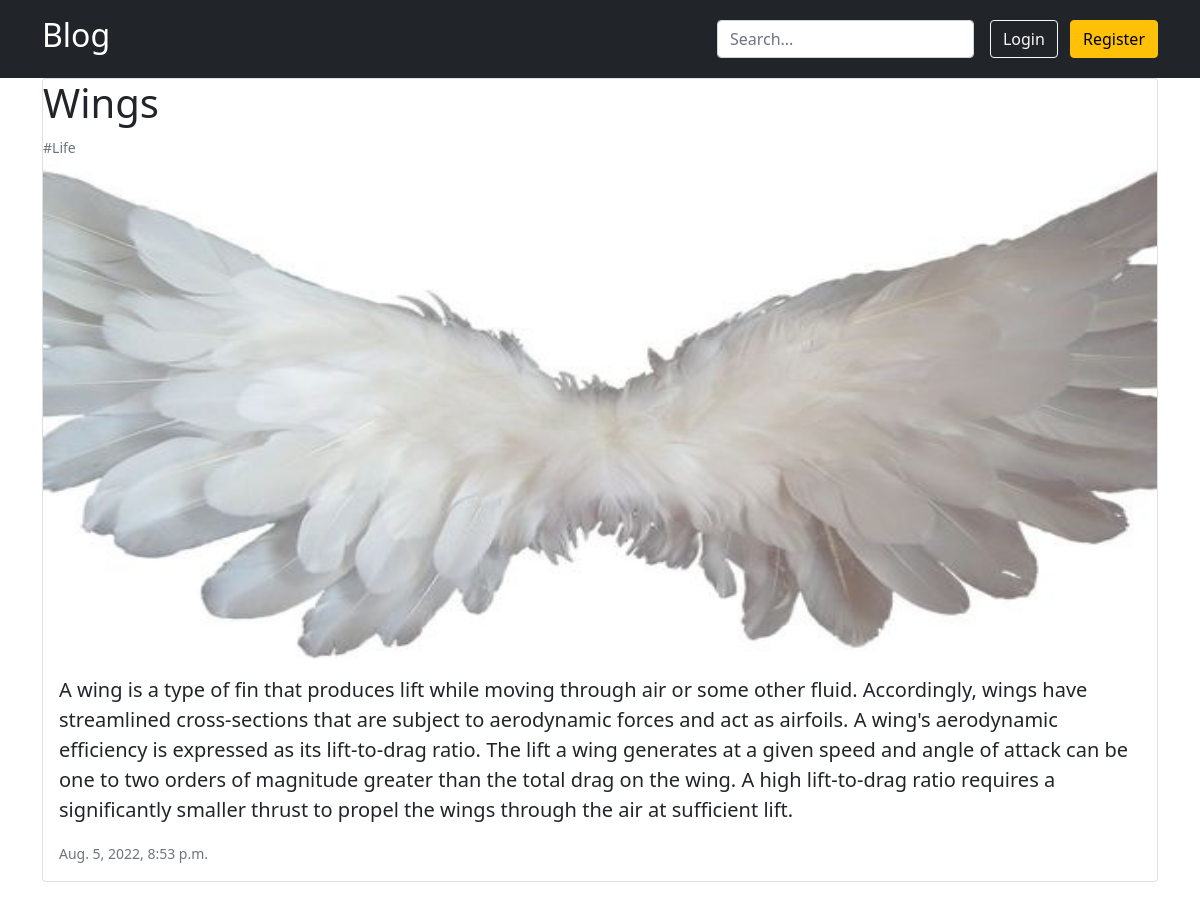
Page /post/wings/ on the earlier database version.
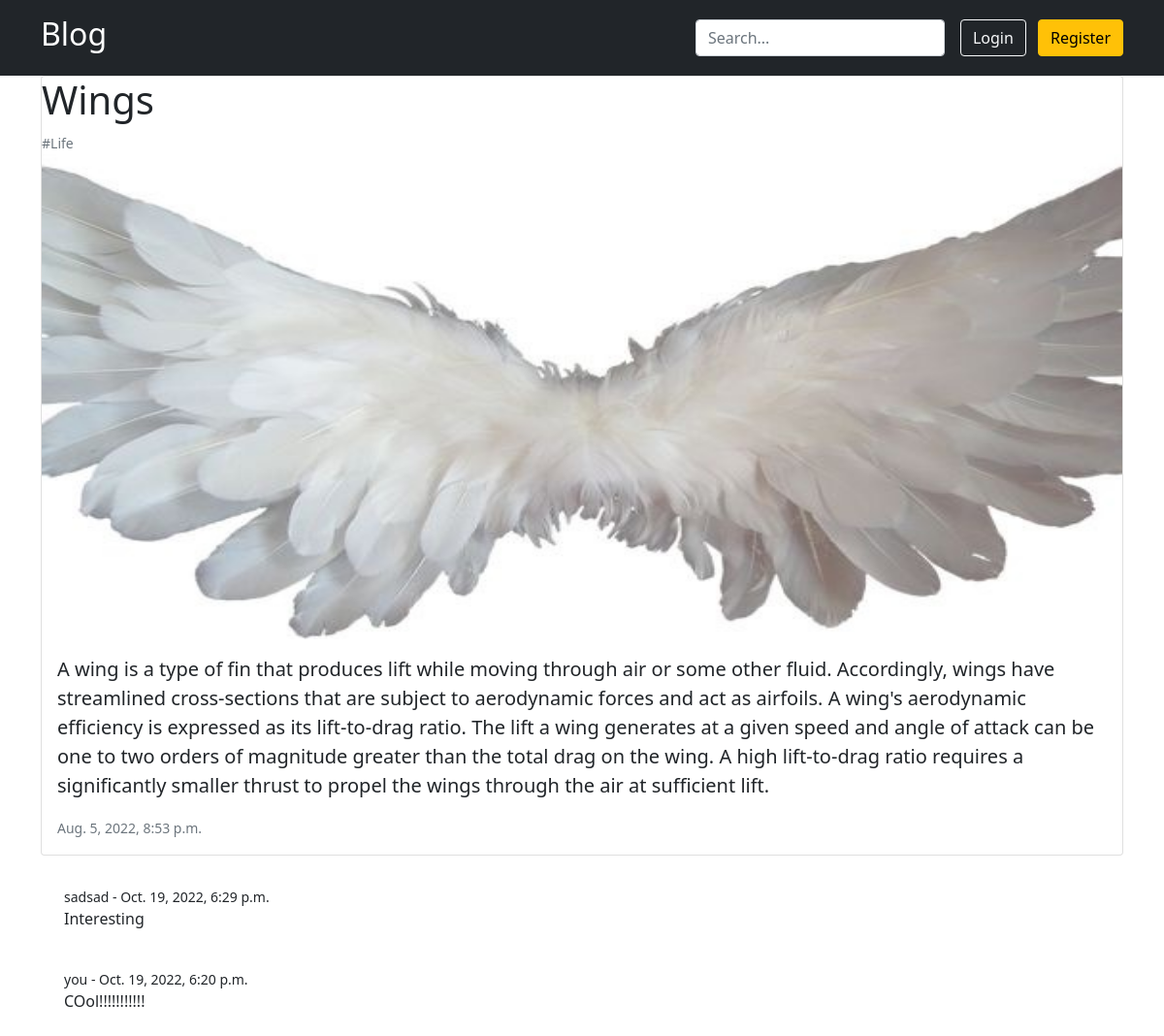
Same page on the later database version.
### post/models.py (models this page shows, shortened)
class Category(models.Model):
    name = models.CharField(max_length=50, db_index=True)
    slug = models.SlugField(unique=True, db_index=True, verbose_name="Url")
    def get_absolute_url(self):
        return reverse('category', kwargs={'cat_slug': self.slug})

class Comment(models.Model):
    content = models.TextField()
    time_created = models.DateTimeField(auto_now_add=True)
    user = models.ForeignKey(User,related_name="users",on_delete=models.CASCADE)
    post = models.ForeignKey('Post',related_name="comments", on_delete=models.CASCADE)
    class Meta:
        ordering = ["time_created",]

### post/views.py (the view)
# urls.py: path('post/<slug:post_slug>/', PostPage.as_view(), name='post_page'),
class PostPage(DetailView):
    model = Post
    template_name = "post/postpage.html"
    slug_url_kwarg = 'post_slug'
    context_object_name = 'post'
    def get_context_data(self, *, object_list=None, **kwargs):
        context = super().get_context_data(**kwargs)
        context['title'] = context['post'].title
        context['form'] = AddCommentForm()
        return context
    def get_queryset(self):
        return Post.objects.prefetch_related('cat').prefetch_related('comments__user').filter()

### post/forms.py
class AddCommentForm(forms.ModelForm):
    content = forms.CharField(label="Content", widget=forms.Textarea(attrs={'class': 'form-control','rows':"3",'placeholder':"Add a comment..."}))
    class Meta:
        model = Comment
        fields = ('content',)
    def __init__(self, *args, **kwargs):
        self.request = kwargs.pop('request', None)
        super(AddCommentForm, self).__init__(*args, **kwargs)

### post/templates/post/postpage.html (shortened to what this page needs)
{% extends 'post/base.html' %}
{% block content %}
<div class="container">
    <div class="card mb-3">
        <h1 class="card-title">{{post.title}}</h1>
        {% for cat in post.cat.all %}
          <a style="text-decoration: none" href="{{cat.get_absolute_url}}"><small class="text-muted">#{{cat.name}} </small></a>
        {% endfor %}
        <img class="card-img-top img-fluid" style="height: 500px" src="{{post.photo.url}}" alt="Card image cap">
      <div class="card-body">
        <p class="card-text fs-5">{{post.content}}</p>
        <p class="card-text"><small class="text-muted">{{post.time_created}}</small></p>
      </div>
    </div>
    {% for comment in post.comments.all reversed %}
        <div class="mb-2">
          <div class="card-body">
            <div class="d-flex justify-content-between">
              <div class="d-flex flex-row align-items-center">
                <p class="small mb-0 ms-2">{{comment.user.username}} - {{comment.time_created}}</p>
              </div>
            </div>
              <p class=" mb-0 ms-2">{{comment.content}}</p>
          </div>
        </div>
    {% endfor %}
</div>
{% endblock %}

Differences in the rows shown:
added Comment: user.username "sadsad", time_created "Oct. 19, 2022, 6:29 p.m.", content "Interesting"
added Comment: user.username "you", time_created "Oct. 19, 2022, 6:20 p.m.", content "COol!!!!!!!!!!!"
